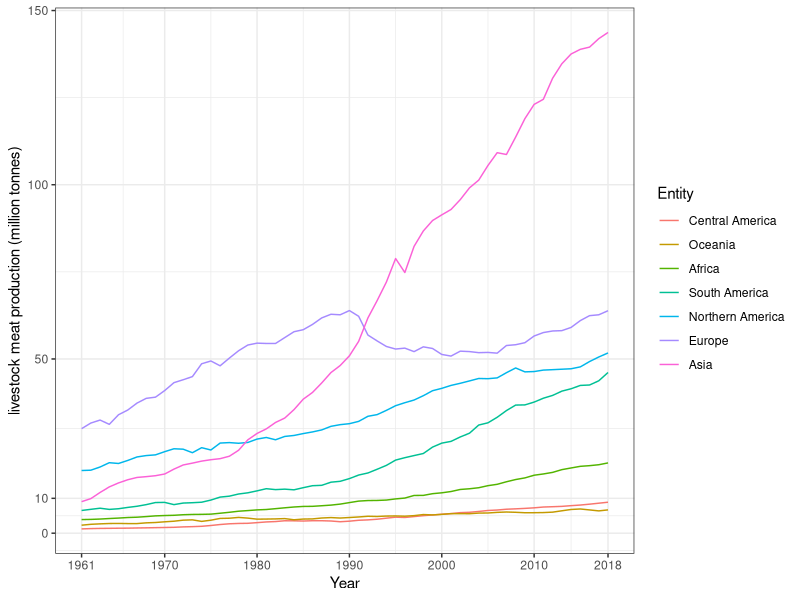
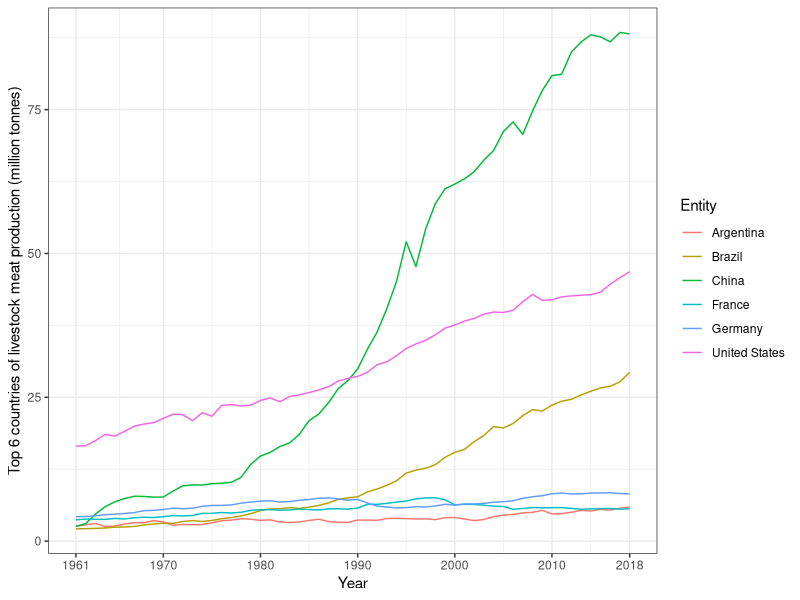

The R source for these figures, in order:
## ---- chunk 1
# Libraries

library(tidyverse)
library(readr)
library(kableExtra)
library(bookdown)
library(gridExtra)
## ---- chunk 2
global_production <-read.csv(here::here("Data/global-meat-production.csv"))
production <- read.csv(here::here("Data/meat-production-tonnes.csv"))
## ---- chunk 3

global_production <- global_production %>%
  rename("meat_production" = "Livestock.Primary...Meat..Total...1765...Production...5510...tonnes") %>%
  mutate(meat_production = round(meat_production/1000000, digits = 2)) %>%
  filter(Entity %in% c("Oceania", "Africa", "Central America", "South America", "Northern America", "Europe", "Asia")) 


df <- global_production %>%
  group_by(Entity) %>%
  mutate(meat_sum = sum(meat_production)) %>%
  ungroup() %>%
  arrange(meat_sum) 

df <- df %>%
  mutate(Entity = factor(Entity, unique(Entity))) %>%
  group_by(Year) %>%
  mutate(total = sum(meat_production))

 
## ---- chunk 4
ggplot(df, aes(x = Year, y = meat_production, color = Entity))+
  geom_line()+
  scale_fill_brewer(palette = "Set3")+
  scale_x_continuous(breaks = c(1961,1970,1980, 1990, 2000, 2010,2018))+
  scale_y_continuous(breaks = c(0, 10, 50, 100, 150))+
  ylab("livestock meat production (million tonnes)")+
  theme_bw()
## ---- chunk 5

production <- production %>%
   rename("meat_production" = "Livestock.Primary...Meat..Total...1765...Production...5510...tonnes") %>%
  mutate(meat_production = round(meat_production/1000000, digits = 2)) 

df2 <- production %>%
  group_by(Entity) %>%
  mutate(meat_sum = sum(meat_production)) %>%
  ungroup() %>%
  arrange(-meat_sum) 

df2 <- df2 %>%
  filter(Code != "" &
        Code %in% c("CHN", "USA", "BRA", "DEU", "FRA", "ARG"))
 

## ---- chunk 6

ggplot(df2, aes(x = Year, y = meat_production, color = Entity))+
  geom_line()+
  scale_fill_brewer(palette = "Set3")+
  scale_x_continuous(breaks = c(1961,1970,1980, 1990, 2000, 2010,2018))+
  ylab("Top 6 countries of livestock meat production (million tonnes)")+
  theme_bw()

  
